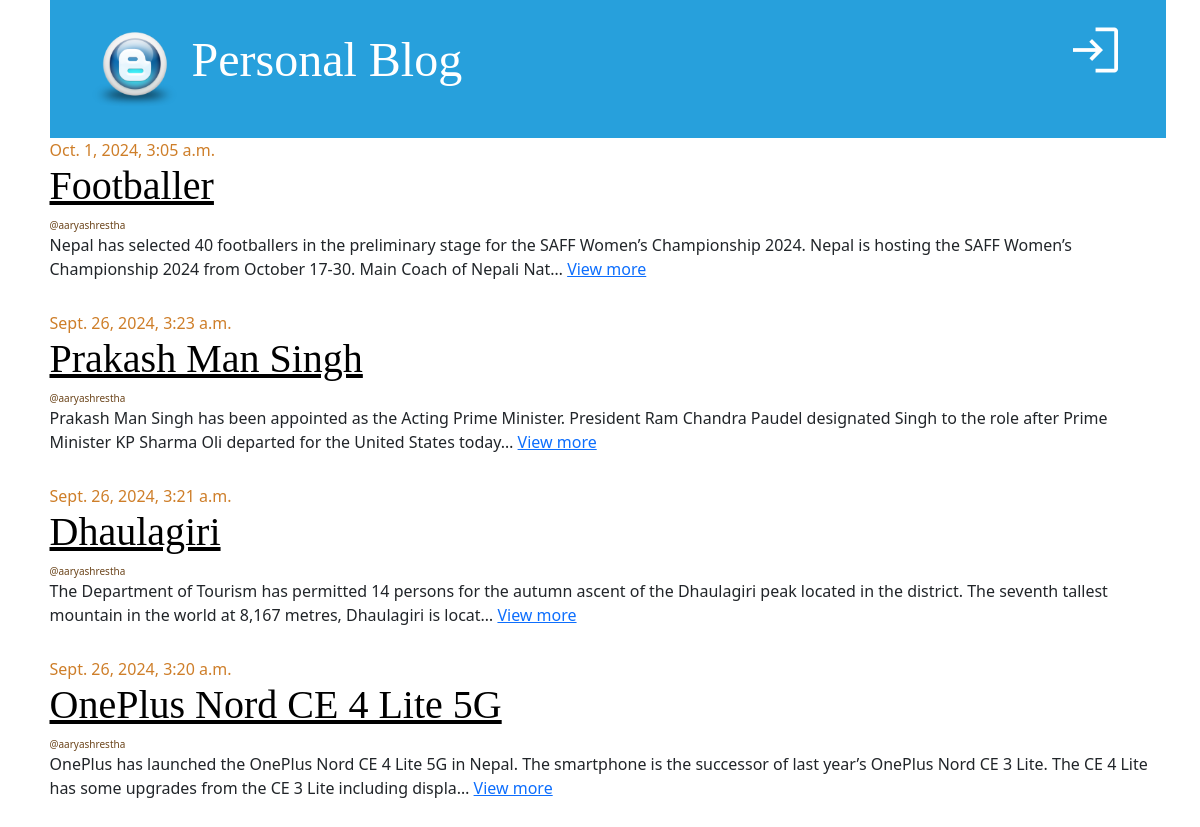
The page / on the database its author committed.
### blog_app/models.py (models this page shows, shortened)
class Post(models.Model):
    title = models.CharField(max_length=256)
    content = models.TextField()
    author = models.ForeignKey("auth.User",on_delete=models.CASCADE)
    created_at = models.DateTimeField(auto_now_add=True)
    updated_at = models.DateTimeField(auto_now_add=True)
    published_at = models.DateTimeField(null=True, blank=True)

### blog_app/views.py (the view)
# urls.py: path("",views.PostListView.as_view(),name="post-list"),
class PostListView(ListView):
    model = Post
    template_name = "post_list.html"
    context_object_name = "posts"
    def get_queryset(self):
        posts = Post.objects.filter(published_at__isnull = False).order_by(
            "-published_at"
        )
        return posts

### templates/post_list.html
{% extends "base.html" %}
{% block content %}
    <div class="row">
        <div class="col">
            {% for post in posts %}
            <div class="post">
                <div class="date">{{ post.published_at }}</div>
                <h1>
                    <a href="{% url 'post-detail' post.pk %}"> {{ post.title }}</a>
                </h1>
                <div class="date author">@{{ post.author.username }}</div>
                <p>
                    {{ post.content|truncatechars:200 }}
                    <a href="{% url 'post-detail' post.pk %}">View more</a>
                </p>
            </div>
            {% endfor %}
        </div>
    </div>
    {% endblock content %}

### templates/base.html (shortened to what this page needs)
{% load static %}
<!doctype html>
<html lang="en">
<head>
  <link href="{% static 'css/bootstrap.min.css' %}" rel="stylesheet" />
  <link rel="stylesheet" href="{% static 'css/blog.css' %}" />
</head>
<body>
  <div class="container">
    <div class="page-header">
      {% if request.user.is_authenticated %}
      <form action="{% url 'logout' %}" method="post" class="top-menu">
        {% csrf_token %}
        <button type="submit" class="link">
          <span class="material-symbols-outlined lg-icons">logout</span>
        </button>
      </form>
      <a href="{% url 'post-create'%}" class="top-menu">
        <span class="material-symbols-outlined lg-icons">add</span>
      </a>
      <a href="{% url 'draft-list' %}" class="top-menu">
        <span class="material-symbols-outlined lg-icons">edit</span>
      </a>
      {% else %}
      <a href="{% url 'login' %}" class="top-menu">
        <span class="material-symbols-outlined lg-icons">login</span>
      </a>
      {% endif %}
      <h1>
        <a href="/">
          <img src="{% static 'img/favicon.ico' %}" alt="Personal Blog" width="90px" />
          Personal Blog
        </a>
      </h1>
    </div>
    {% block content %}
    {% endblock %}
  </div>
</body>
</html>

### static/css/blog.css (style rules this page uses)
body { padding-left: 15px; }
h1 a { color: #27a0dc; font-family: "Lobster"; }
.page-header { background-color: #27a0dc; margin-top: 0; padding: 20px 20px 20px 40px; }
.page-header h1, .page-header h1 a, .page-header h1 a:visited, .page-header h1 a:active { color: #ffffff; font-size: 36pt; text-decoration: none; }
h1, h2, h3, h4 { font-family: "Lobster", cursive; }
.date { color: #ce7e29; }
.top-menu, .top-menu:hover, .top-menu:visited { color: #ffffff; float: right; font-size: 26pt; margin-right: 20px; }
.post { margin-bottom: 30px; }
.post h1 a, .post h1 a:visited { color: #000000; }
.author { font-size: 10px; color: #6b441a; }
.lg-icons { font-size: 60px !important; }

### rows shown on the page
Post: published_at "Oct. 1, 2024, 3:05 a.m.", title "Footballer", author.username "aaryashrestha", content "Nepal has selected 40 footballers in the preliminary stage for the SAFF Women’s Championship 2024. Nepal is hosting the SAFF Women’s Championship 2024 from October 17-30. Main Coach of Nepali Nat…"
Post: published_at "Sept. 26, 2024, 3:23 a.m.", title "Prakash Man Singh", author.username "aaryashrestha", content "Prakash Man Singh has been appointed as the Acting Prime Minister. President Ram Chandra Paudel designated Singh to the role after Prime Minister KP Sharma Oli departed for the United States today…"
Post: published_at "Sept. 26, 2024, 3:21 a.m.", title "Dhaulagiri", author.username "aaryashrestha", content "The Department of Tourism has permitted 14 persons for the autumn ascent of the Dhaulagiri peak located in the district. The seventh tallest mountain in the world at 8,167 metres, Dhaulagiri is locat…"
Post: published_at "Sept. 26, 2024, 3:20 a.m.", title "OnePlus Nord CE 4 Lite 5G", author.username "aaryashrestha", content "OnePlus has launched the OnePlus Nord CE 4 Lite 5G in Nepal. The smartphone is the successor of last year’s OnePlus Nord CE 3 Lite. The CE 4 Lite has some upgrades from the CE 3 Lite including displa…"
